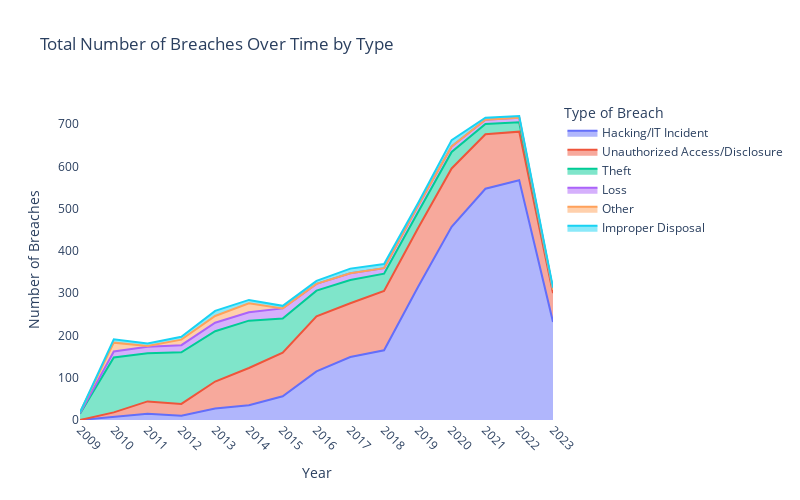

The code cell stored with this chart in its notebook:
### Markdown cell above
Next, we consider the most frequent types of breaches recorded in our dataset.

### Code cell
toggle_code()

breach_types = data.groupby(['Year', 'Type of Breach']).agg(np.sum).reset_index()
breach_types['Number of Breaches'] = data.groupby(['Year', 'Type of Breach']).size().values
breach_types = breach_types.sort_values(by='Number of Breaches', ascending=False)

fig = px.area(breach_types[breach_types['Type of Breach'].isin(data['Type of Breach'].value_counts().index[:6])], 
              y="Number of Breaches", x="Year", color="Type of Breach", title="Total Number of Breaches Over Time by Type")
fig.update_layout(plot_bgcolor='white', xaxis = dict(tickmode = 'linear', tick0 = 1), width=800, height=500)
fig.update_xaxes(tickangle=45)
fig.show()

### Figure 1 — Plotly figure (JSON) as saved in the notebook; plotly's stock layout.template omitted (floating-point values rounded to 4 significant figures)
{"data": [{"fillpattern": {"shape": ""}, "hovertemplate": "Type of Breach=Hacking/IT Incident<br>Year=%{x}<br>Number of Breaches=%{y}<extra></extra>", "legendgroup": "Hacking/IT Incident", "line": {"color": "#636efa"}, "marker": {"symbol": "circle"}, "mode": "lines", "name": "Hacking/IT Incident", "orientation": "v", "showlegend": true, "stackgroup": "1", "type": "scatter", "x": [2022, 2021, 2020, 2019, 2023, 2018, 2017, 2016, 2015, 2014, 2013, 2011, 2012, 2010], "xaxis": "x", "y": [567, 547, 457, 314, 232, 165, 149, 115, 56, 35, 27, 15, 10, 8], "yaxis": "y"}, {"fillpattern": {"shape": ""}, "hovertemplate": "Type of Breach=Unauthorized Access/Disclosure<br>Year=%{x}<br>Number of Breaches=%{y}<extra></extra>", "legendgroup": "Unauthorized Access/Disclosure", "line": {"color": "#EF553B"}, "marker": {"symbol": "circle"}, "mode": "lines", "name": "Unauthorized Access/Disclosure", "orientation": "v", "showlegend": true, "stackgroup": "1", "type": "scatter", "x": [2018, 2019, 2020, 2016, 2021, 2017, 2022, 2015, 2014, 2023, 2013, 2011, 2012, 2010], "xaxis": "x", "y": [140, 139, 138, 130, 129, 127, 115, 103, 88, 68, 64, 29, 28, 10], "yaxis": "y"}, {"fillpattern": {"shape": ""}, "hovertemplate": "Type of Breach=Theft<br>Year=%{x}<br>Number of Breaches=%{y}<extra></extra>", "legendgroup": "Theft", "line": {"color": "#00cc96"}, "marker": {"symbol": "circle"}, "mode": "lines", "name": "Theft", "orientation": "v", "showlegend": true, "stackgroup": "1", "type": "scatter", "x": [2010, 2012, 2013, 2011, 2014, 2015, 2016, 2017, 2018, 2020, 2019, 2021, 2022, 2009, 2023], "xaxis": "x", "y": [130, 122, 119, 114, 112, 81, 61, 55, 41, 39, 38, 24, 22, 15, 8], "yaxis": "y"}, {"fillpattern": {"shape": ""}, "hovertemplate": "Type of Breach=Loss<br>Year=%{x}<br>Number of Breaches=%{y}<extra></extra>", "legendgroup": "Loss", "line": {"color": "#ab63fa"}, "marker": {"symbol": "circle"}, "mode": "lines", "name": "Loss", "orientation": "v", "showlegend": true, "stackgroup": "1", "type": "scatter", "x": [2015, 2013, 2014, 2012, 2016, 2017, 2011, 2019, 2010, 2020, 2018, 2022, 2021, 2009], "xaxis": "x", "y": [24, 20, 20, 17, 16, 16, 15, 15, 14, 13, 13, 11, 10, 1], "yaxis": "y"}, {"fillpattern": {"shape": ""}, "hovertemplate": "Type of Breach=Other<br>Year=%{x}<br>Number of Breaches=%{y}<extra></extra>", "legendgroup": "Other", "line": {"color": "#FFA15A"}, "marker": {"symbol": "circle"}, "mode": "lines", "name": "Other", "orientation": "v", "showlegend": true, "stackgroup": "1", "type": "scatter", "x": [2010, 2014, 2013, 2012, 2011, 2009], "xaxis": "x", "y": [21, 21, 16, 13, 2, 2], "yaxis": "y"}, {"fillpattern": {"shape": ""}, "hovertemplate": "Type of Breach=Improper Disposal<br>Year=%{x}<br>Number of Breaches=%{y}<extra></extra>", "legendgroup": "Improper Disposal", "line": {"color": "#19d3f3"}, "marker": {"symbol": "circle"}, "mode": "lines", "name": "Improper Disposal", "orientation": "v", "showlegend": true, "stackgroup": "1", "type": "scatter", "x": [2020, 2013, 2017, 2018, 2010, 2014, 2016, 2012, 2015, 2011, 2019, 2023, 2021, 2022], "xaxis": "x", "y": [15, 12, 11, 10, 8, 8, 7, 7, 6, 6, 6, 5, 5, 4], "yaxis": "y"}], "layout": {"height": 500, "legend": {"title": {"text": "Type of Breach"}, "tracegroupgap": 0}, "plot_bgcolor": "white", "title": {"text": "Total Number of Breaches Over Time by Type"}, "width": 800, "xaxis": {"anchor": "y", "domain": [0, 1], "tick0": 1, "tickangle": 45, "tickmode": "linear", "title": {"text": "Year"}}, "yaxis": {"anchor": "x", "domain": [0, 1], "title": {"text": "Number of Breaches"}}}}
